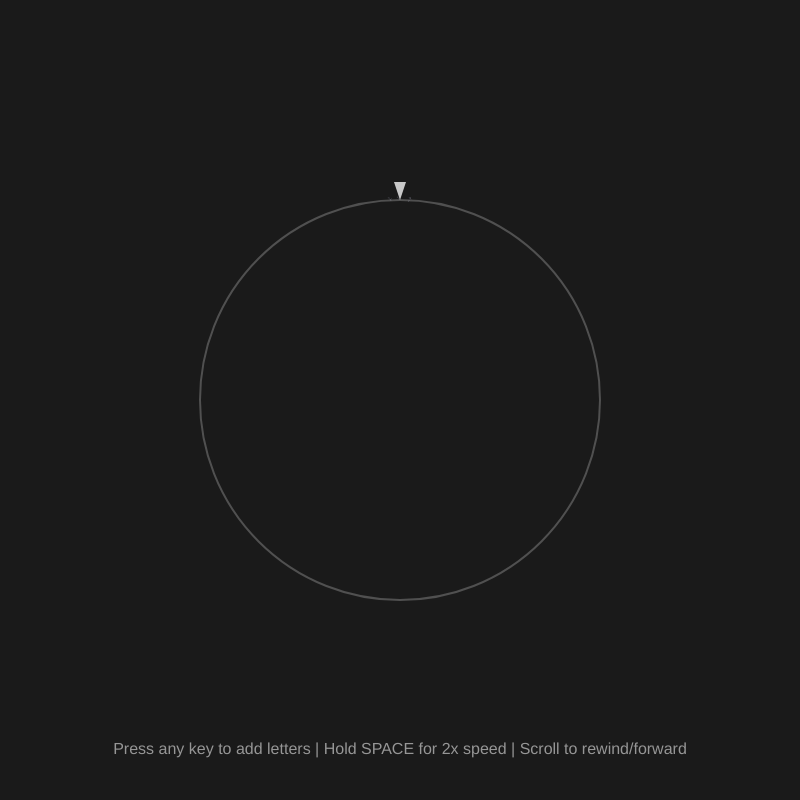
Frame 1 (no input)
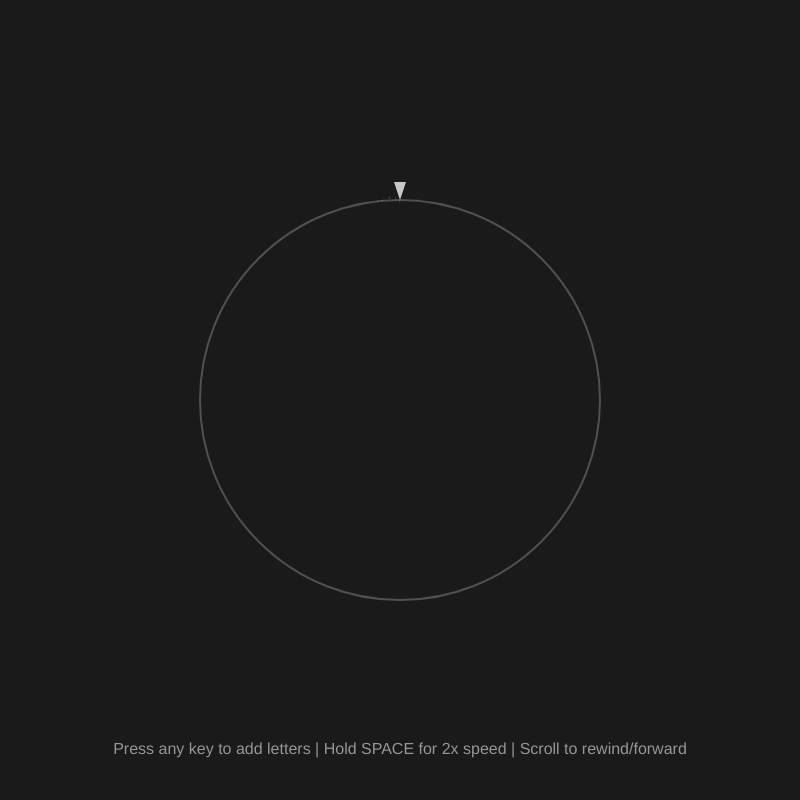
Frame 60 (no input)
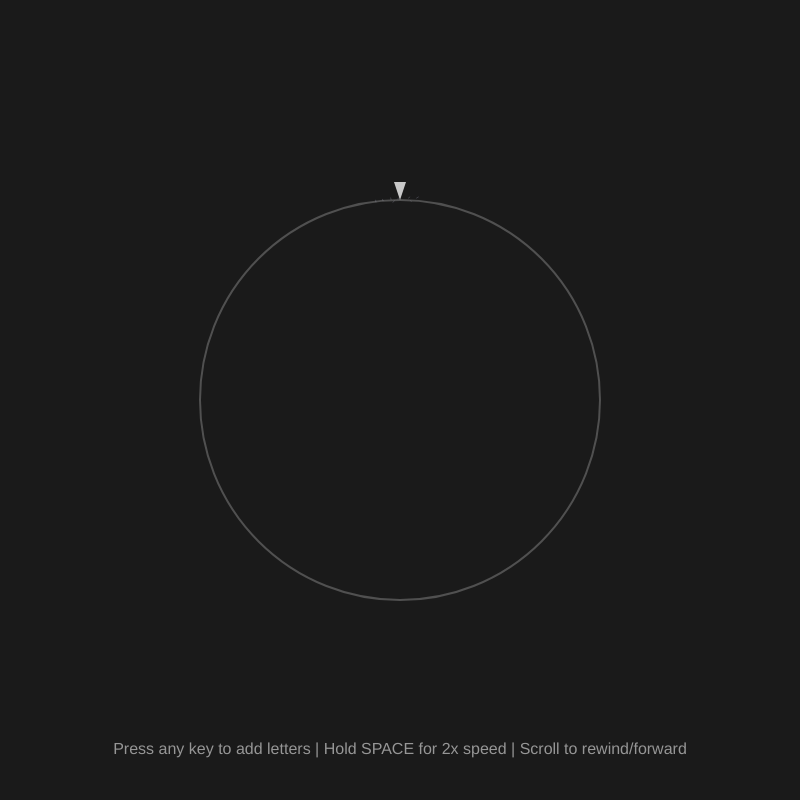
Frame 120 (the mouse pressed at the canvas centre since frame 60)

The p5.js sketch that drew these frames (run headless with seeded random() and noise() and a simulated clock; from frame 60 on, the mouse is pressed at the canvas centre):

// p5.js sketch
// ── sketch.js
let letters = [];
let particles = []; // 파티클 배열
let angle = 0;
let previousAngle = 0; // 이전 각도 추적
let baseSpeed = 0.005; // 기본 회전 속도
let rotationSpeed = 0.005; // 현재 회전 속도
let baseRadius = 200; // 첫 번째 원의 반지름
let radiusIncrement = 60; // 각 원 사이의 간격
let isSpacePressed = false; // 스페이스바 눌림 상태
let currentCircleLevel = 0; // 현재 활성화된 원의 레벨
let totalRotations = 0; // 총 회전 수
let zoomLevel = 1; // 줌 레벨
let targetZoom = 1; // 목표 줌 레벨
let lastInputTime = 0; // 마지막 입력 시간
let hasCompletedRotation = false; // 한 바퀴 완료 여부
let isWaitingForZoom = false; // 줌아웃 대기 중
let blurAmount = 0; // 블러 강도
let targetBlur = 0; // 목표 블러 강도
let isRewinding = false; // 리와인드 중 여부
let keyPressStartTime = {}; // 각 키의 눌린 시작 시간

function setup() {
    createCanvas(800, 800);
    textAlign(CENTER, CENTER);
    textSize(32);
    angleMode(RADIANS);
    lastInputTime = millis();
    
    // 성능 최적화
    frameRate(60); // 프레임레이트 제한
    pixelDensity(1); // 레티나 디스플레이 픽셀 밀도 제한
}

function draw() {
    background(26, 26, 26);
    
    // 중심점
    let centerX = width / 2;
    let centerY = height / 2;
    
    // 줌 레벨 부드럽게 전환
    zoomLevel = lerp(zoomLevel, targetZoom, 0.05);
    
    // 블러 효과 부드럽게 전환
    blurAmount = lerp(blurAmount, targetBlur, 0.08);
    
    // 한 바퀴 완료 후 3초간 입력 없으면 새 원 생성
    if (hasCompletedRotation && !isWaitingForZoom) {
        let timeSinceInput = millis() - lastInputTime;
        
        // 즉시 블러 시작, 3초에 최대
        if (timeSinceInput > 0) {
            let progress = map(timeSinceInput, 0, 3000, 0, 1);
            progress = constrain(progress, 0, 1);
            
            targetBlur = progress * 10; // 블러 강도 증가
        }
        
        if (timeSinceInput > 3000) {
            isWaitingForZoom = true;
            // 잠깐 멈춤
            setTimeout(() => {
                addNewCircleWithZoom();
                isWaitingForZoom = false;
                hasCompletedRotation = false;
                targetBlur = 0; // 블러 제거
            }, 500);
        }
    } else {
        targetBlur = 0; // 입력 중에는 블러 없음
    }
    
    // 스페이스바 눌렸을 때 속도 2배
    if (!isWaitingForZoom) {
        rotationSpeed = isSpacePressed ? baseSpeed * 2 : baseSpeed;
    } else {
        rotationSpeed = 0; // 줌아웃 중에는 회전 멈춤
    }
    
    // 회전 각도 업데이트
    previousAngle = angle;
    angle += rotationSpeed;
    
    // 한 바퀴(2π) 회전 감지 - 앞으로든 뒤로든
    let prevRotations = Math.floor(previousAngle / TWO_PI);
    let currRotations = Math.floor(angle / TWO_PI);
    
    if (currRotations > prevRotations) {
        hasCompletedRotation = true;
        lastInputTime = millis();
    }
    
    // 줌 적용
    push();
    translate(centerX, centerY);
    scale(zoomLevel);
    translate(-centerX, -centerY);
    
    // 블러 효과 적용 (모든 요소에)
    if (blurAmount > 0.1) {
        drawingContext.filter = `blur(${blurAmount}px)`;
    }
    
    // 모든 원 그리기 (현재 레벨까지)
    push();
    noFill();
    // 리와인드 중일 때만 선을 뚜렷하게 표시
    if (isRewinding) {
        stroke(120, 120, 120); // 더 밝게
        strokeWeight(3); // 더 두껍게
    } else {
        stroke(80, 80, 80);
        strokeWeight(2);
    }
    for (let i = 0; i <= currentCircleLevel; i++) {
        let radius = baseRadius + (i * radiusIncrement);
        circle(centerX, centerY, radius * 2);
        // 각 원마다 12시 방향 눈금 - 아래쪽이 뾰족한 삼각형
        push();
        fill(200, 200, 200);
        noStroke();
        let triangleSize = 12;
        let triangleY = centerY - radius - triangleSize;
        triangle(
            centerX, triangleY + triangleSize,
            centerX - triangleSize/2, triangleY - triangleSize/2,
            centerX + triangleSize/2, triangleY - triangleSize/2
        );
        pop();
        // 눈금과 원이 맞닿는 부분에 잔잔한 치직 효과 (리와인드 중에는 없음)
        if (!isRewinding) {
            let sparkCount = 8;
            let sparkBaseAngle = -PI / 2;
            let sparkRadius = radius + 1;
            for (let s = 0; s < sparkCount; s++) {
                let sparkAngle = sparkBaseAngle + random(-0.12, 0.12);
                let sx = centerX + cos(sparkAngle) * sparkRadius + random(-2,2);
                let sy = centerY + sin(sparkAngle) * sparkRadius + random(-2,2);
                let ex = sx + random(-2, 2); // width 1/3로 줄임
                let ey = sy + random(-2, 2);
                stroke(220, 220, 255, 120);
                strokeWeight(0.4); // 1/3로 줄임
                line(sx, sy, ex, ey);
            }
            noStroke();
        }
    }
    pop();
    
    // 모든 글자 그리기
    push();
    translate(centerX, centerY);
    
    // 글자 렌더링 최적화
    textFont('Arial'); // 시스템 폰트 사용
    
    for (let i = 0; i < letters.length; i++) {
        let letter = letters[i];
        
        push();
        
        // 각 글자의 현재 각도 = 입력 시점 각도 + 전체 회전
        let letterAngle = letter.startAngle + angle;
        
        // 글자가 속한 원의 레벨 (입력 시점에 고정됨)
        let circleLevel = letter.circleLevel;
        
        // 현재 원의 반지름 계산
        let currentRadius = baseRadius + (circleLevel * radiusIncrement);
        
        // 글자 위치 계산
        let x = cos(letterAngle) * currentRadius;
        let y = sin(letterAngle) * currentRadius;
        
        translate(x, y);
        
        // 글자를 항상 읽을 수 있게 회전 보정
        rotate(-angle);
        
        // 글자 투명도: 키를 누른 시간에 따라 (0.5초~3초)
        let letterAlpha = letter.opacity || 255;
        // 오래된 것일수록 약간 더 어둡게 (선택사항)
        let ageFactor = map(i, 0, max(letters.length - 1, 1), 0.8, 1);
        fill(255, 255, 255, letterAlpha * ageFactor);
        noStroke();
        
        text(letter.char, 0, 0);
        pop();
    }
    
    pop();
    
    // 블러 필터 제거
    drawingContext.filter = 'none';
    
    // 파티클 업데이트 및 그리기 (줌 바깥에서)
    for (let i = particles.length - 1; i >= 0; i--) {
        let p = particles[i];
        p.update();
        p.display();
        
        if (p.isDead()) {
            particles.splice(i, 1);
        }
    }
    
    pop(); // 줌 pop
    
    // Instructions
    push();
    fill(150);
    textSize(16);
    text('Press any key to add letters | Hold SPACE for 2x speed | Scroll to rewind/forward', width / 2, height - 50);
    pop();
}

function keyPressed() {
    // 스페이스바 눌림 감지
    if (keyCode === 32) { // 스페이스바
        isSpacePressed = true;
        return false;
    }
    
    // 백스페이스 처리
    if (keyCode === BACKSPACE && letters.length > 0) {
        letters.pop();
        return false;
    }
    
    // 일반 글자 입력 (스페이스 제외) - 눌린 시간 기록
    if (key.length === 1 && keyCode !== 32) {
        if (!keyPressStartTime[key]) {
            keyPressStartTime[key] = millis();
        }
    }
    
    return false; // 기본 동작 방지
}

function keyReleased() {
    // 스페이스바 뗌 감지
    if (keyCode === 32) {
        isSpacePressed = false;
    }
    
    // 일반 글자 입력 (스페이스 제외)
    if (key.length === 1 && keyCode !== 32) {
        lastInputTime = millis(); // 입력 시간 갱신
        targetBlur = 0; // 블러 즉시 제거
        hasCompletedRotation = false; // 블러 진행 중이었다면 취소
        
        // 키를 누른 시간 계산 (0.5초 ~ 3초)
        let pressDuration = 0;
        if (keyPressStartTime[key]) {
            pressDuration = millis() - keyPressStartTime[key];
            delete keyPressStartTime[key]; // 기록 삭제
        }
        
        // 누른 시간에 따라 투명도 계산 (0.5초 미만: 50, 3초 이상: 255)
        let opacity = map(pressDuration, 500, 3000, 50, 255);
        opacity = constrain(opacity, 50, 255);
        
        // 새 글자는 현재 활성화된 원(맨 바깥쪽)에 추가
        letters.push({
            char: key,
            startAngle: -PI / 2 - angle,
            circleLevel: currentCircleLevel, // 현재 원 레벨에 고정
            opacity: opacity // 투명도 추가
        });
        
        // 파티클 효과 생성 (12시 방향)
        createParticles();
    }
    
    return false;
}

function mouseWheel(event) {
    // 마우스 휠로 시간 제어 (회전 각도 조절)
    let scrollAmount = event.delta * 0.001; // 스크롤 감도 조절
    previousAngle = angle;
    angle += scrollAmount;
    // 뒤로 감기(rewind) 감지 - 파티클 효과
    if (scrollAmount < 0) {
        isRewinding = true;
        let scrollSpeed = abs(scrollAmount);
        createRewindParticles(scrollSpeed);
    } else {
        isRewinding = false;
    }
    
    // 한 바퀴(2π) 회전 감지 (스크롤로도)
    let prevRotations = Math.floor(previousAngle / TWO_PI);
    let currRotations = Math.floor(angle / TWO_PI);
    
    if (currRotations > prevRotations) {
        hasCompletedRotation = true;
        lastInputTime = millis();
    }
    
    return false; // 기본 스크롤 동작 방지
}

// 새 원 추가 함수
function addNewCircle() {
    currentCircleLevel++;
}

// 줌아웃과 함께 새 원 추가
function addNewCircleWithZoom() {
    currentCircleLevel++;
    // 줌아웃 효과 - 새로 추가된 원까지 포함하여 계산
    let newMaxRadius = baseRadius + (currentCircleLevel * radiusIncrement);
    targetZoom = (height * 0.9) / (newMaxRadius * 2); // 여유있게 0.9로 조정
}

// 파티클 생성
function createParticles() {
    let centerX = width / 2;
    let centerY = height / 2;
    let currentRadius = baseRadius + (currentCircleLevel * radiusIncrement);
    
    // 12시 방향 위치 계산 (고정된 눈금 위치)
    let angle12 = -PI / 2; // 고정된 12시 방향
    
    // 줌을 고려한 반지름
    let zoomedRadius = currentRadius * zoomLevel;
    
    // 고정된 12시 방향 눈금 위치
    let particleX = centerX + cos(angle12) * zoomedRadius;
    let particleY = centerY + sin(angle12) * zoomedRadius;
    
    // 파티클 개수 줄이기 (8 -> 5)
    for (let i = 0; i < 5; i++) {
        particles.push(new Particle(particleX, particleY));
    }
}

// Rewind 파티클 생성 (바깥쪽으로)
function createRewindParticles(scrollSpeed) {
    let centerX = width / 2;
    let centerY = height / 2;
    let currentRadius = baseRadius + (currentCircleLevel * radiusIncrement);
    
    // 고정된 12시 방향 (회전 각도와 무관하게)
    let angle12 = -PI / 2;
    
    // 줌을 고려한 반지름
    let zoomedRadius = currentRadius * zoomLevel;
    
    // 12시 방향 위치 (항상 눈금 근처)
    let particleX = centerX + cos(angle12) * zoomedRadius;
    let particleY = centerY + sin(angle12) * zoomedRadius;
    
    // 왼쪽 방향 (PI = 180도)
    let leftDirection = PI;
    
    // 스크롤 속도에 비례한 파티클 수와 속도
    let particleCount = Math.min(Math.floor(scrollSpeed * 500), 10); // 최대 10개
    let speedMultiplier = 1 + scrollSpeed * 100; // 속도 배율
    
    // 왼쪽으로 튀는 파티클
    for (let i = 0; i < particleCount; i++) {
        particles.push(new RewindParticle(particleX, particleY, leftDirection, speedMultiplier));
    }
}

// 파티클 클래스
class Particle {
    constructor(x, y) {
        this.x = x;
        this.y = y;
        // 사방으로 부드럽게 퍼짐
        let angle = random(TWO_PI);
        let speed = random(0.5, 2);
        this.vx = cos(angle) * speed;
        this.vy = sin(angle) * speed;
        this.alpha = 200;
        this.size = random(1.5, 3); // 아주 작게
        this.life = 0; // 생명 카운터 추가
    }
    
    update() {
        this.x += this.vx;
        this.y += this.vy;
        // 빠르게 감속
        this.vx *= 0.92;
        this.vy *= 0.92;
        this.alpha -= 10; // 빠르게 페이드
        this.life++;
    }
    
    display() {
        noStroke();
        fill(255, 255, 255, this.alpha);
        circle(this.x, this.y, this.size);
    }
    
    isDead() {
        return this.alpha <= 0 || this.life > 25; // 최대 생명 제한
    }
}

// Rewind 파티클 클래스 (바깥쪽으로 튐)
class RewindParticle {
    constructor(x, y, direction, speedMultiplier = 1) {
        this.x = x;
        this.y = y;
        // 왼쪽으로 튀고, 위쪽으로도 살짝 튐 (조금 더 느리고 가까이)
        let baseSpeed = random(4, 8); // 더 느리고 가까이
        let speed = baseSpeed * speedMultiplier * 0.7; // 전체적으로 덜 빠르게
        let angleVariation = random(-0.15, 0.4); // 아래로는 적게, 위로는 더 많이
        this.vx = cos(direction + angleVariation) * speed;
        this.vy = sin(direction + angleVariation) * speed;
        this.alpha = 220;
        this.size = random(2, 5);
        this.life = 0;
    }
    
    update() {
        this.x += this.vx;
        this.y += this.vy;
        // 더 강한 감속
        this.vx *= 0.93;
        this.vy *= 0.93;
        this.alpha -= 5;
        this.life++;
    }
    
    display() {
        noStroke();
        fill(150, 200, 255, this.alpha);
        circle(this.x, this.y, this.size);
    }
    
    isDead() {
        return this.alpha <= 0 || this.life > 45;
    }
}

// 키보드로 새 원 추가 또는 블러 시작 (예: Enter 키)
function keyTyped() {
    if (key === '\n' || key === '\r') { // Enter 키
        // 회전 완료 상태로 설정하여 블러 효과 즉시 시작
        hasCompletedRotation = true;
        lastInputTime = 0; // 블러가 바로 시작되도록 설정
    }
    return false;
}
